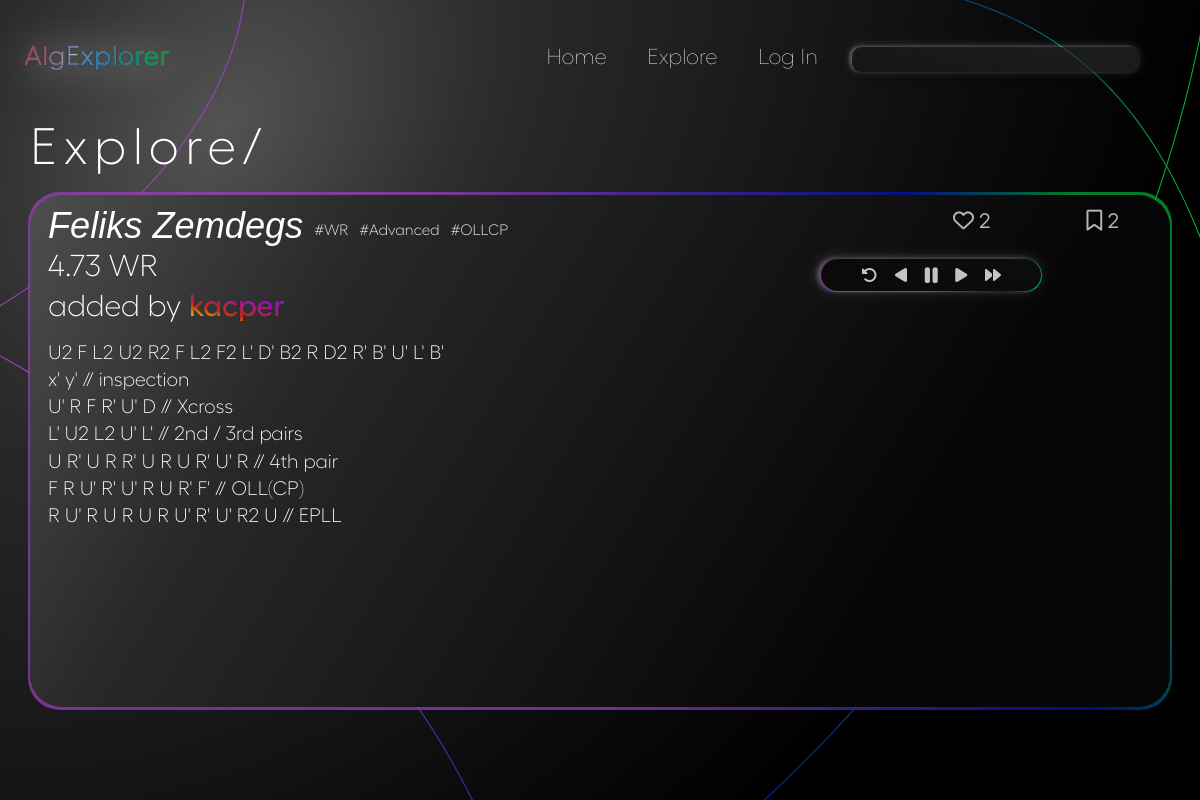
The app's page /solves/c3687654-b016-4b82-9854-2903b6af06de/ with its own data.
### algorithms/models.py (models this page shows, shortened)
class Algorithm(models.Model):
    id = models.UUIDField(default=uuid.uuid4, unique=True, primary_key=True, editable=False)
    date_added = models.DateTimeField(auto_now_add=True)
    owner = models.ForeignKey(Profile, null=True, blank=True, on_delete=models.CASCADE)
    solver = models.CharField(max_length=50)
    description = models.CharField(null=True, blank=True, max_length=50, default="-")
    scramble = models.CharField(default="", max_length=100, null=False, validators=[
        RegexValidator(
            regex = r"^([RLUDFBMESrludfbxyz]{1}([2]|[']|2')? +)*([RLUDFBMESrludfbxyz]{1}([2]|[']|2')? *){1}$",
            message = "Invalid scramble.",
            code = "invalid_scramble"
        )
    ])
    content = models.TextField(max_length=1000, null=False, validators=[
        RegexValidator(
            regex = r"^( |\n|//[^\n]*)*([RLUDFBMESrludfbxyz]{1}([2]|[']|2')?( |\n|//[^\n]*)+)*([RLUDFBMESrludfbxyz]{1}([2]|[']|2')?( |\n|//[^\n]*)*){1}$",
            message = "Invalid solve.",
            code = "invalid_solve",
            flags = M
        )
    ])
    tags = models.ManyToManyField("Tag", blank=True, related_name="algs")
    cube_state = models.CharField(editable=False, max_length=54, default="wwwwwwwwwyyyyyyyyyrrrrrrrrrooooooooogggggggggbbbbbbbbb")
    image = models.ImageField(editable=False, null=True, blank=True, upload_to="algorithms/", default="algorithms/default.svg")
    users_hearts = models.ManyToManyField(Profile, blank=True, related_name="hearted_algs")
    users_saved = models.ManyToManyField(Profile, blank=True, related_name="saved_algs")
    heart_count = models.IntegerField(default=0, blank=True, null=True)
    saved_count = models.IntegerField(default=0, blank=True, null=True)

class Tag(models.Model):
    id = models.UUIDField(default=uuid.uuid4, unique=True, primary_key=True, editable=False)
    date_added = models.DateTimeField(auto_now_add=True)
    name = models.CharField(max_length=200)
    def __str__(self):
        return self.name

### algorithms/views.py (the view)
# urls.py: path('solves/<str:pk>/', views.getAlg, name="alg"),
def getAlg(request, pk):
    try:
        alg = Algorithm.objects.get(id=pk)
    except ObjectDoesNotExist:
        return redirect('algs-main')
    curr_url = reverse('explore-algs')
    context = {'alg' : alg, 'curr_url' : curr_url, 'alltags' : Tag.objects.all(),}
    return render(request, 'algorithms/alg.html', context)

### algorithms/templates/algorithms/alg.html (shortened to what this page needs)
{% extends 'main.html' %}
{% load static %}
{% block includes %}
    <link rel="stylesheet" type="text/css" href="{% static 'algorithms/css/alg.css' %}">
{% endblock includes %}
{% block content %}
<div id="explore-bg-lines"></div>
<div id="content">
    <h2 id="explore-title">Explore/</h2>
        <div href="{% url 'alg' alg.id %}" class="alg-card" data-id="{{alg.id}}" data-cube-state="{{alg.cube_state}}">
            <div class="alg-card-content">
                <div class="alg-card-text">
                    <div class="alg-title-row">
                        <h3 class="solver-name">{{alg.solver}}</h3>
                        {% for tag in alg.tags.all|slice:":3" %}
                            <h5 class="alg-tag">#{{tag}}</h5>
                        {% endfor %}
                    </div>
                    <h4 class="alg-description">{{alg.description}}</h4>
                    <h4 class="owner-name">added by <a href="">{{alg.owner.username}}</a></h4>
                    <div class="alg-content">
                        {{alg.scramble}} <br>
                        <div class="solve-content">
                            {{alg.content|linebreaksbr}}
                        </div>
                    </div>
                </div>
                <div class="alg-card-cube">
                    <div class="info-line">
                        {% if not request.user.is_authenticated %}
                            <a href="{% url 'login' %}">
                            <div class="heart-info" data-hearted="0">
                                <i class="fa-regular fa-heart"></i>
                                <span>{{alg.heart_count}}</span>
                            </div>
                        </a>
                        {% elif request.user.profile not in alg.users_hearts.all %}
                            <div class="heart-info" data-hearted="0">
                                <i class="fa-regular fa-heart"></i>
                                <span>{{alg.heart_count}}</span>
                            </div>
                        {% else %}
                            <div class="heart-info" data-hearted="1">
                                <i class="fa-solid fa-heart"></i>
                                <span>{{alg.heart_count}}</span>
                            </div>
                        {% endif %}
                        {% if not request.user.is_authenticated %}
                        <a href="{% url 'login' %}">
                        <div class="saved-info" data-saved="0">
                            <i class="fa-regular fa-bookmark"></i>
                            <span>{{alg.saved_count}}</span>
                        </div>
                    </a>
                        {% elif request.user.profile not in alg.users_saved.all %}
                        <div class="saved-info" data-saved="0">
                            <i class="fa-regular fa-bookmark"></i>
                            <span>{{alg.saved_count}}</span>
                        </div>
                        {% else %}
                        <div class="saved-info" data-saved="1">
                            <i class="fa-solid fa-bookmark"></i>
                            <span>{{alg.saved_count}}</span>
                        </div>
                        {% endif %}
                    </div>
                    <div class="cube-controls">
                        <i class="fa-solid fa-rotate-left playBack"></i>
                        <i class="fa-solid fa-play back" style="transform: scaleX(-1); -webkit-transform: scaleX(-1);"></i>
                        <i class="fa-solid fa-pause pause"></i>
                        <i class="fa-solid fa-play forward"></i>
                        <i class="fa-solid fa-forward play"></i>
                    </div>
                </div>
            </div>
        </div>
</div>
{% endblock content %}

### static/css/main.css (style rules this page uses)
:root { --text1: #fff; }
* { margin: 0; padding: 0; box-sizing: border-box; }
body { font-family: "Fellix", sans-serif; height: 100vh; width: 100vw; margin: 0; padding: 0; display: grid; grid-template-rows: repeat(9, 1fr); grid-template-columns: 100%; }

### static/css/navbar.css (style rules this page uses)
a { text-decoration: none; color: var(--text1); }

### algorithms/static/algorithms/css/alg.css (style rules this page uses)
body { background: no-repeat 0% 0% / cover url("/static/algorithms/backgrounds/explore-bg-gradient.svg"); }
#explore-bg-lines { position: fixed; left: 0; top: 0; z-index: -5; width: 100vw; height: 100vh; background: no-repeat 0% 0% / cover url("/static/backgrounds/bg-lines.svg"); }
#content { height: 100%; width: 100%; min-width: 0; display: flex; flex-direction: column; align-items: center; justify-content:start; gap: 2.4%; color: var(--text1); }
#explore-title { font-weight: 300; font-size: 3.2rem; width: 95%; text-align: left; letter-spacing: 0.4rem; margin-top: 0; }
.alg-card { position: relative; width: 95%; height: 75%; padding: 0.8% 1.5%; background: linear-gradient(121deg, rgba(78,78,78,1) 0%, rgba(40,40,40,1) 25%, rgba(20,20,20,1) 54%, rgba(6,6,6,1) 75%); border-radius: 2rem; display: flex; align-items: center; justify-content: center; }
.alg-card::after { content: ""; position: absolute; display: block; border-radius: 2rem; height: 101.3%; width: 100.35%; background: linear-gradient(70deg, rgba(158,65,191,0.7) 44%, rgba(0,18,178,0.7) 80%, rgba(4,178,53,0.7) 93%); z-index: -2; }
.alg-card-content { width: 100%; height: 100%; border-radius: 2rem; display: grid; grid-template-rows: 100%; grid-template-columns: repeat(5, 1fr); }
.alg-card-text { grid-area: 1 / 1 / 2 / 4; display: flex; flex-direction: column; justify-content: start; align-items: left; height: 100%; }
.alg-title-row { display: flex; flex-direction: row; align-items:center; justify-content: start; gap: 0.7rem; vertical-align: center; margin-bottom: 0.3%; }
.solver-name { font-size: 2.26rem; font-style: italic; font-weight: 400; }
.alg-tag { font-size: 0.94rem; font-weight: 300; margin-top: 0.65rem; }
.alg-content { font-size: 1.22rem; font-weight: 300; overflow: hidden; line-height: 1.7rem; height: 5.75rem; overflow: visible; }
.alg-description { font-size: 1.89rem; font-weight: 300; margin-bottom: 0.5%; }
.owner-name { font-size: 1.89rem; font-weight: 300; margin-bottom: 2.2%; }
.owner-name a { font-weight: 500; color: transparent; background: linear-gradient(14deg, rgba(253,211,4,1) 9%, rgba(224,37,14,1) 33%, rgba(186,12,193,1) 64%, rgba(173,4,253,1) 88%); -webkit-background-clip: text; background-clip: text; -webkit-text-fill-color: transparent; opacity: 0.85; }
.info-line { color: #d9d9d9; width: 100%; display: flex; flex-direction: row; align-items: center; justify-content: end; gap: 6rem; margin-top: 1%; width: 85%; font-size: 1.31em; }
.heart-info, .saved-info { cursor: pointer; opacity: 0.7; }
.alg-card-cube { grid-area: 1 / 4 / 2 / 6; display: flex; flex-direction: column; justify-content: start; align-items: center; }
.cube-controls { position: relative; z-index: 0; margin-top: 3%; display: flex; align-items: center; justify-content: center; align-items: center; gap: 1.1rem; background: linear-gradient(70deg, rgba(158,65,191,1) 44%, rgba(0,18,178,1) 80%, rgba(4,178,53,1) 93%); padding: 0.4rem 2.6rem; border-radius: 2rem; color: #d9d9d9; opacity: 0.9; -webkit-box-shadow: -2px -1px 12.83px 0px rgba(255, 255, 255, 0.19), -3.01px -1px 4.01px 0px rgba(255, 255, 255, 0.25); -moz-box-shadow: -2px -1px 12.83px 0px rgba(255, 255, 255, 0.19), -3.01px -1px 4.01px 0px rgba(255, 255, 255, 0.25); box-shadow: -2px -1px 12.83px 0px rgba(255, 255, 255, 0.19), -3.01px -1px 4.01px 0px rgba(255, 255, 255, 0.25); }
.cube-controls .fa-pause { font-size: 1.3em; }
.cube-controls i { cursor: pointer; }
.cube-controls::after { content: ""; position: absolute; display: block; border-radius: 2rem; opacity: 1; height: 95%; width: 99%; background: linear-gradient(30deg, rgb(9, 9, 9) 0%, rgb(13, 13, 13) 82%); z-index: -1; }

### records on screen
Algorithm: solver "Feliks Zemdegs", description "4.73 WR", scramble "U2 F L2 U2 R2 F L2 F2 L' D' B2 R D2 R' B' U' L' B'", content "x' U' R F R' U' D // Xcross L' U2 L2 U' L' // 2nd / 3rd pairs U R' U R R' U R U R' U' R // 4th pair F R U' R' U' R U R' F' // OLL(CP) R U' R U R U R U' R' U' R2 U // EPLL", heart_count "2", saved_count "2"
Tag: name "WR"
Tag: name "Advanced"
Tag: name "OLLCP"
